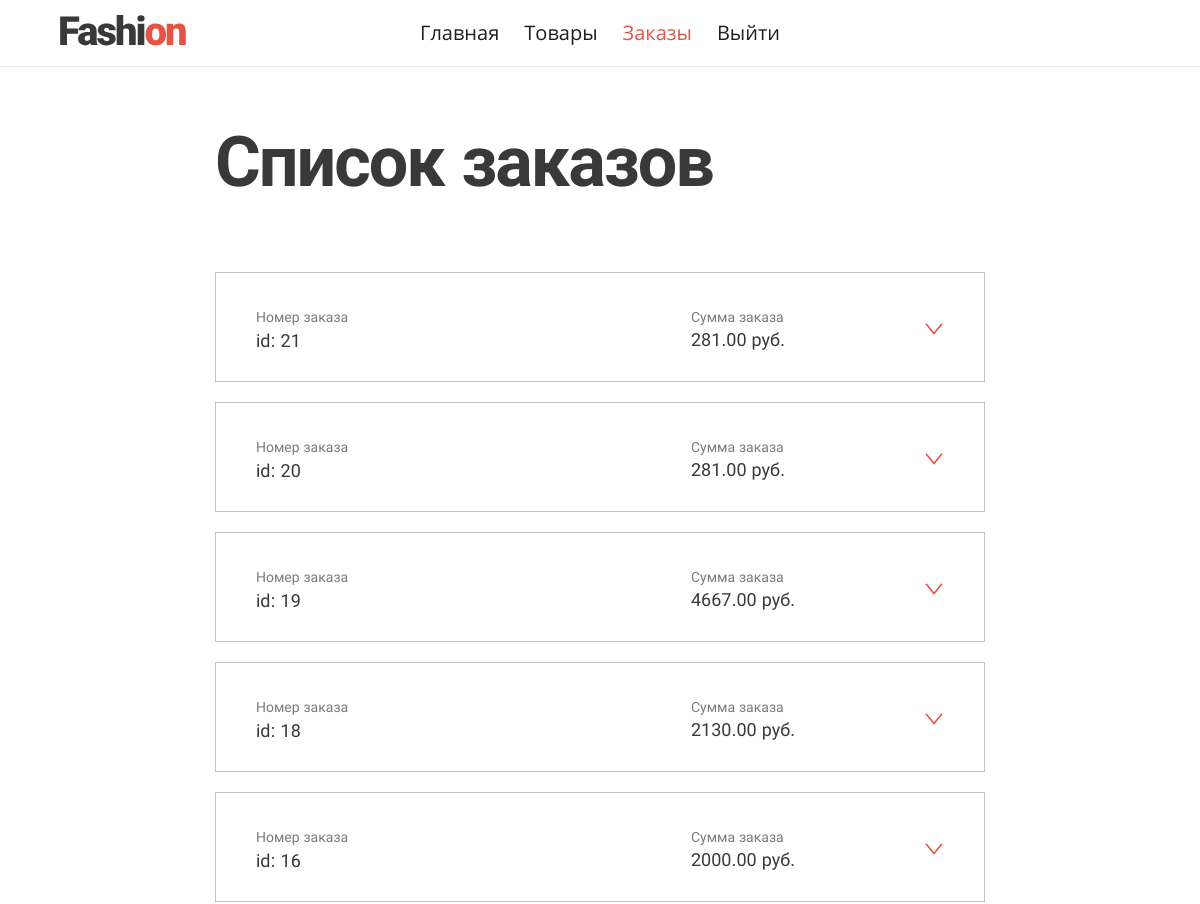
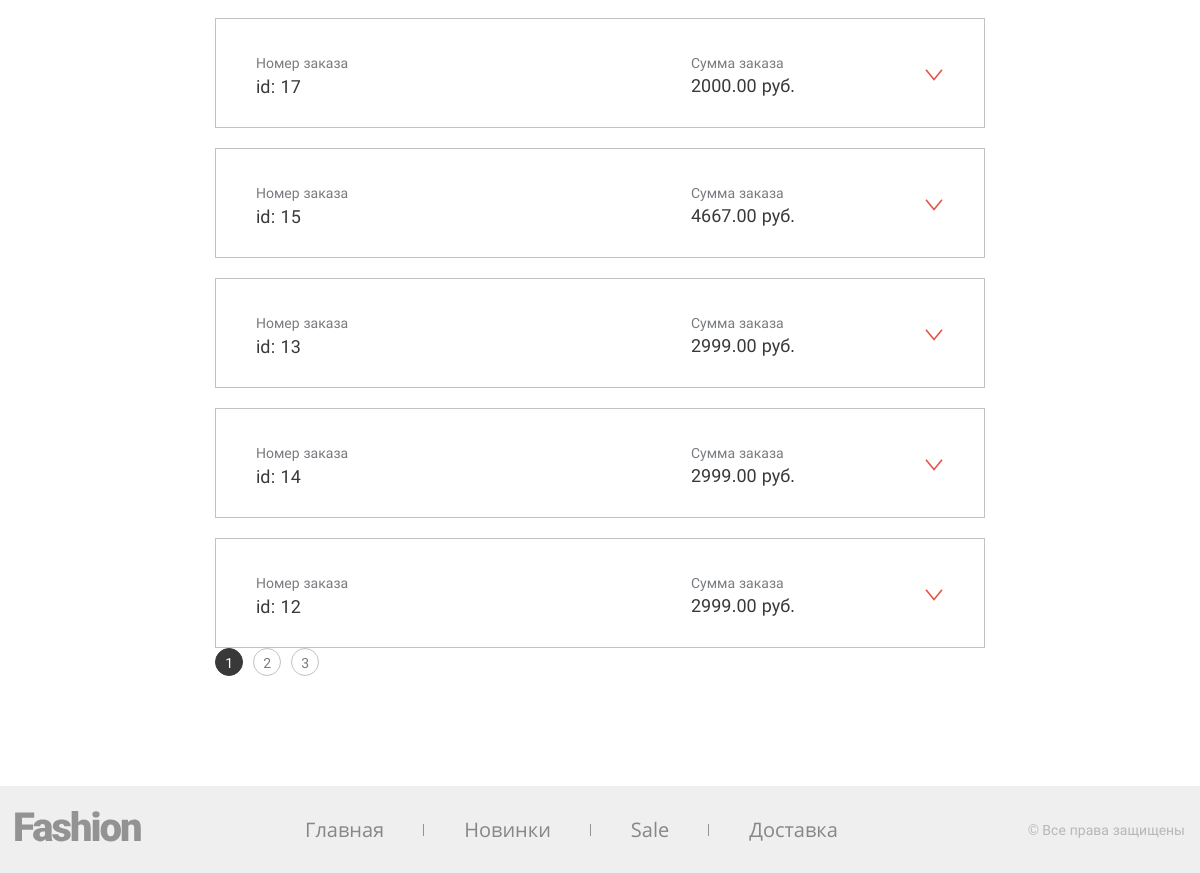
Page /admin/?category=orders (signed in) on the committed database (2 pictures, top to bottom).
### tables this page shows
CREATE TABLE IF NOT EXISTS `menu_admin` (
  `id` int NOT NULL AUTO_INCREMENT,
  `title` varchar(255) NOT NULL DEFAULT '0',
  `name` varchar(255) NOT NULL DEFAULT '0',
  `path` varchar(255) NOT NULL DEFAULT '0',
  PRIMARY KEY (`id`)
);

CREATE TABLE IF NOT EXISTS `menu_admin_group` (
  `menu_admin_id` int NOT NULL,
  `group_id` int NOT NULL,
  PRIMARY KEY (`menu_admin_id`,`group_id`),
  KEY `FK__groups` (`group_id`),
  CONSTRAINT `FK__groups` FOREIGN KEY (`group_id`) REFERENCES `groups` (`id`),
  CONSTRAINT `FK__menu_admin` FOREIGN KEY (`menu_admin_id`) REFERENCES `menu_admin` (`id`)
);

CREATE TABLE IF NOT EXISTS `orders` (
  `id` int NOT NULL AUTO_INCREMENT,
  `product_id` int NOT NULL,
  `surname` varchar(255) NOT NULL,
  `name` varchar(255) NOT NULL,
  `third_name` varchar(255) DEFAULT NULL,
  `phone` varchar(255) NOT NULL,
  `email` varchar(255) NOT NULL,
  `delivery` varchar(255) NOT NULL,
  `city` varchar(255) DEFAULT NULL,
  `street` varchar(255) DEFAULT NULL,
  `home` varchar(255) DEFAULT NULL,
  `aprt` varchar(255) DEFAULT NULL,
  `pay` varchar(255) NOT NULL,
  `comment` text,
  `created_at` datetime NOT NULL,
  `processed` tinyint NOT NULL DEFAULT '0',
  `price` decimal(12,2) NOT NULL DEFAULT '0.00',
  `del_price` decimal(12,2) NOT NULL DEFAULT '0.00',
  `total_cost` decimal(12,2) NOT NULL,
  PRIMARY KEY (`id`),
  KEY `FK_orders_products` (`product_id`),
  CONSTRAINT `FK_orders_products` FOREIGN KEY (`product_id`) REFERENCES `products` (`id`)
);

CREATE TABLE IF NOT EXISTS `menu_shop` (
  `id` int NOT NULL AUTO_INCREMENT,
  `title` varchar(255) NOT NULL,
  `path` text NOT NULL,
  `name` varchar(50) NOT NULL,
  PRIMARY KEY (`id`)
);

### admin/index.php (called while the page is built, shortened)
<?php
require($_SERVER['DOCUMENT_ROOT'] . '/admin/modules/auth.php');
require($_SERVER['DOCUMENT_ROOT'] . '/templates/header.php');
require($_SERVER['DOCUMENT_ROOT'] . '/admin/templates/' . getAdminPage($menuHeader));
require($_SERVER['DOCUMENT_ROOT'] . '/templates/footer.php');

### modules/base/functions.php (called while the page is built, shortened)
<?php
function connectDb(): object
{
    static $mysqli = null;
    if (null === $mysqli) {
        include $_SERVER['DOCUMENT_ROOT'] . '/config.php';
        $mysqli = new mysqli($host, $user, $password, $database);
        $mysqli->set_charset("utf8mb4");
    }
    return $mysqli;
}
function getMenuInDB(string $menu): array
{
    $menu = connectDb()->real_escape_string($menu);
    $sql = "SELECT * FROM menu_" . $menu;
    if (!$result = connectDb()->query($sql)) {
        echo "Запрос в базу MySQL произашел с ошибкой";
        exit;
    }
    $array = [];
    while ($row = $result->fetch_assoc()) {
        $array[$row['id']] = $row;
    }
    return $array;
}
function isCurrentUrl(string $url): bool
{
    $urlPath = parse_url($_SERVER['REQUEST_URI'], PHP_URL_PATH);
    $urlQuery = parse_url($_SERVER['REQUEST_URI'], PHP_URL_QUERY);
    return $urlQuery ? $urlPath . '?' . $urlQuery == $url : $urlPath == $url;
}
function getStatusPage(int $page): string
{
    if ((!empty($_GET['page']) && (int)$_GET['page'] !== $page) || (empty($_GET['page']) && $page !== 1)) {
       return 'href="' . getQueryUrl('page', $page) . '"';
    }
    return '';
}
function getQueryUrl(string $type, int $id): string
{
   $urlPage = '?' . $type . '=';
   $urlQuery = parse_url($_SERVER['REQUEST_URI'], PHP_URL_QUERY);
   if ($urlQuery) {
       $urlPage = '&' . $type . '=';
   }
   return $_SERVER['REQUEST_URI'] . $urlPage . $id;
}
function getStartItemOnPage (int $allCount, int $quantityShow): int
{
    $startItem = 0;
    return $startItem;
}

### admin/modules/functions.php (called while the page is built, shortened)
<?php
function getAccessPagesByGroupID($data): array
{
    if (is_array($data)) {
        $sqlGroups = [];
        foreach ($data as $group) {
            $sqlGroups[] = "mag.group_id = " . connectDb()->real_escape_string($group['id']);
        }
        $sqlGroups[] = 'mag.group_id IS NULL';
        $sqlGroups = implode(" or ", $sqlGroups);
    } else {
        $sqlGroups = 'ma.id = ' . $data;
    }
    $sql = "SELECT * FROM menu_admin AS ma
            LEFT JOIN menu_admin_group AS mag ON mag.menu_admin_id = ma.id
            WHERE $sqlGroups";
    if (!$result = connectDb()->query($sql)) {
        echo "Запрос в базу MySQL произашел с ошибкой";
        exit;
    }
    $array = [];
    while ($row = $result->fetch_assoc()) {
        $array[$row['id']] = $row;
    }
    return $array;
}
function getOrdersInDB(string $startItem, string $limit = '10'): array
{
    $sql = "SELECT o.*, p.price FROM orders AS o
            LEFT join products AS p ON p.id = o.product_id
            ORDER BY o.processed, o.created_at DESC
            LIMIT $startItem, $limit";
    if (!$result = connectDb()->query($sql)) {
        echo "Запрос в базу MySQL произашел с ошибкой - orders";
        exit;
    }
    $array = [];
    while ($row = $result->fetch_assoc()) {
        $array[$row['id']] = $row;
    }
    return $array;
}
function getCountRowTableInDB(string $table, string $where = ''): int
{
    $sql = "SELECT COUNT(*) AS count FROM `$table`$where";
    if (!$result = connectDb()->query($sql)) {
        echo "Запрос в базу MySQL произашел с ошибкой 7";
        exit;
    }
    return (int)$result->fetch_object()->count;
}

### admin/modules/auth.php (called while the page is built, shortened)
<?php
require($_SERVER['DOCUMENT_ROOT'] . '/admin/modules/functions.php');
$quantityOrders = 10;
$menuFooter = getMenuInDB('shop');
if (!empty($_SESSION['isAuth'])) {
    if (isset($_GET['category']) && $_GET['category'] === 'orders') {
        $countOrders = getCountRowTableInDB('orders');
        $quantityPages = ceil($countOrders / $quantityOrders);
        $pageStartItem = getStartItemOnPage($countOrders, $quantityOrders);
        $ordersShop = getOrdersInDB($pageStartItem, $quantityOrders);
    }
}
$menuHeader = !empty($_SESSION['isAuth']) ? getAccessPagesByGroupID($_SESSION['groups'] ?? []) : getAccessPagesByGroupID(1);

### admin/templates/orders.php (the view, shortened to what this page needs)
<main class="page-order">
  <h1 class="h h--1">Список заказов</h1>
  <ul class="page-order__list">
    <?php foreach ($ordersShop as $key => $order): ?>
    <li class="order-item page-order__item">
      <div class="order-item__wrapper">
        <div class="order-item__group order-item__group--id">
          <span class="order-item__title">Номер заказа</span>
          <span class="order-item__info order-item__info--id"><?= $order['id'] ?></span>
        </div>
        <div class="order-item__group">
          <span class="order-item__title">Сумма заказа</span>
          <?= $order['total_cost'] ?> руб.
        </div>
        <button class="order-item__toggle"></button>
      </div>
    </li>
    <?php endforeach ?>
  </ul>
  <ul class="shop__paginator paginator">
      <?php for ($i = 1; $i <= $quantityPages; $i++): ?>
          <li>
            <a class="paginator__item" <?= getStatusPage($i) ?>><?= $i ?></a>
          </li>
      <?php endfor ?>
    </ul>
</main>

### templates/header.php (shortened to what this page needs)
<!DOCTYPE html>
<html lang="ru">
<head>
  <link rel="stylesheet" href="/css/style.css">
</head>
<body>
<header class="page-header">
  <a class="page-header__logo" href="/">
    <img src="/img/logo.svg" alt="Fashion">
  </a>
  <nav class="page-header__menu">
    <ul class="main-menu main-menu--header">
      <?php foreach ($menuHeader as $key => $item): ?>
        <li>
          <a class="main-menu__item <?= isCurrentUrl($item['path']) ? 'active' : ''; ?>" href="<?= $item['path'] ?>">
            <?= $item['title'] ?>
          </a>
        </li>
      <?php endforeach ?>
    </ul>
  </nav>
</header>

### templates/footer.php
<footer class="page-footer">
  <div class="container">
    <a class="page-footer__logo" href="#">
      <img src="/img/logo--footer.svg" alt="Fashion">
    </a>
    <nav class="page-footer__menu">
      <ul class="main-menu main-menu--footer">
        <?php foreach ($menuFooter as $key => $item): ?>
          <li>
            <a class="main-menu__item <?= isCurrentUrl($item['path']) ? 'active' : ''; ?>" href="<?= $item['path'] ?>">
              <?= $item['title'] ?>
            </a>
          </li>
        <?php endforeach ?>
      </ul>
    </nav>
    <address class="page-footer__copyright">
      © Все права защищены
    </address>
  </div>
</footer>
</body>
</html>

### css/style.css (style rules this page uses)
html { box-sizing: border-box; }
img { max-width: 100%; height: auto; }
body { display: flex; flex-direction: column; margin: 0 auto; min-width: 1200px; min-height: 100vh; font: 16px/22px 'Roboto', sans-serif; color: #787b7f; }
a { text-decoration: none; }
.container { margin: 0 auto; padding: 0 15px; width: 1200px; }
.h { margin-top: 0; font-family: 'Roboto', sans-serif; color: #393939; }
.h--1 { margin-bottom: 70px; font-size: 70px; line-height: 80px; letter-spacing: -2px; }
.page-header { position: relative; padding: 20px 60px; display: flex; justify-content: center; border-bottom: 1px solid #ebebeb; }
.page-header__logo { position: absolute; top: 15px; left: 60px; width: 150px; }
.main-menu { margin: 0; padding: 0; list-style: none; display: flex; font: 20px/26px 'Open Sans', sans-serif; }
.main-menu__item { color: #1f1f1f; transition: all 300ms; }
.main-menu__item.active { color: #e45446; cursor: default; }
.main-menu--header li:not(:last-child) { margin-right: 25px; }
.main-menu--footer li { position: relative; }
.main-menu--footer li:not(:last-child)::after { content: ''; position: absolute; top: 50%; -webkit-transform: translateY(-50%); transform: translateY(-50%); right: 0; width: 1px; height: 12px; background-color: rgba(57, 57, 57, 0.5); }
.main-menu--footer .main-menu__item { padding: 0 40px; color: rgba(31, 31, 31, 0.5); }
.paginator { margin: 0; padding: 0; list-style: none; display: flex; }
.paginator li:not(:last-child) { margin-right: 10px; }
.paginator__item { display: inline-block; width: 28px; height: 28px; font-size: 14px; line-height: 28px; letter-spacing: -0.5px; text-align: center; border-radius: 50%; border: 1px solid #393939; transition: all 300ms; }
.paginator__item[href] { border-color: #c2c2c2; color: #787b7f; }
.paginator__item:not([href]) { color: #fff; background-color: #393939; cursor: default; }
.page-footer { padding-top: 25px; padding-bottom: 25px; background-color: #efefef; }
.page-footer .container { display: flex; align-items: center; }
.page-footer__logo { width: 150px; margin-right: 100px; }
.page-footer__copyright { margin-left: auto; font-size: 14px; line-height: 18px; color: rgba(127, 127, 127, 0.5); font-style: normal; }
.page-order { flex-grow: 1; margin: 0 auto; padding-top: 55px; padding-bottom: 110px; width: 770px; }
.page-order__list { margin: 0; padding: 0; list-style: none; }
.page-order__item:not(:last-child) { margin-bottom: 20px; }
.order-item { padding: 0 40px; border: 1px solid #c2c2c2; height: 110px; overflow-y: hidden; }
.order-item__wrapper { display: flex; flex-wrap: wrap; padding-top: 35px; padding-bottom: 35px; }
.order-item__wrapper:not(:last-child) { border-bottom: 1px solid #c2c2c2; }
.order-item__group { width: 195px; font-size: 18px; line-height: 18px; color: #393939; }
.order-item__group:first-child { width: 435px; padding-right: 15px; }
.order-item__title { display: block; margin-bottom: 5px; font-size: 14px; line-height: 18px; color: #787b7f; }
.order-item__info { vertical-align: middle; }
.order-item__info--id::before { content: 'id: '; }
.order-item__toggle { border: 0; padding: 0; font: inherit; background-color: transparent; align-self: center; margin-left: auto; width: 20px; height: 12px; background-size: contain; cursor: pointer; transition: all 300ms; }

### rows in the picture
menu_admin: title "Главная"
menu_admin_group: menu_admin.title "Товары"
menu_admin_group: menu_admin.title "Заказы"
menu_admin: title "Выйти"
orders: id "21", total_cost "281.00"
orders: id "20", total_cost "281.00"
orders: id "19", total_cost "4667.00"
orders: id "18", total_cost "2130.00"
orders: id "16", total_cost "2000.00"
orders: id "17", total_cost "2000.00"
orders: id "15", total_cost "4667.00"
orders: id "13", total_cost "2999.00"
orders: id "14", total_cost "2999.00"
orders: id "12", total_cost "2999.00"
menu_shop: title "Главная"
menu_shop: title "Новинки"
menu_shop: title "Sale"
menu_shop: title "Доставка"
